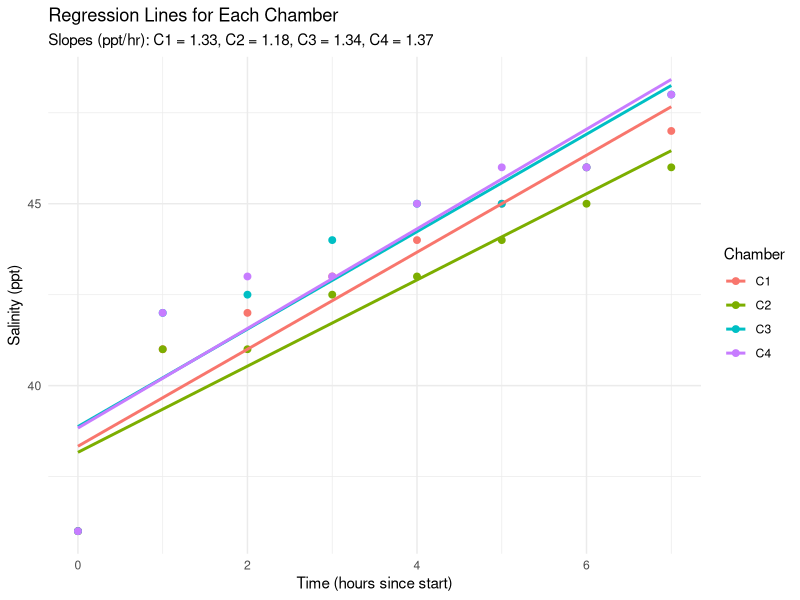

Generate this figure with R:

# Load necessary libraries
library(tidyverse)
library(ggplot2)
library(dplyr)

# Read CSV (ensure filename has no extra space)
data <- read.csv("PolypBailoutTEST2 .csv", stringsAsFactors = FALSE)

# Inspect column names and preview time values
print(colnames(data))
print(head(data$Polyp.A.Chambers))

# Convert time to POSIXct — assuming time is in "HH:MM" format
data$Time <- as.numeric(
  as.POSIXct(data$Polyp.A.Chambers, format = "%H:%M") -
    as.POSIXct(data$Polyp.A.Chambers[1], format = "%H:%M")
) / 3600  # convert from seconds to hours

# Reshape data to long format
long_data <- data %>%
  pivot_longer(cols = starts_with("C"), names_to = "Chamber", values_to = "Value")

# Calculate regression slopes for each chamber
slopes <- long_data %>%
  group_by(Chamber) %>%
  summarise(Slope = coef(lm(Value ~ Time))[2])

# Print slopes
print(slopes)

# Plot scatter with regression lines and slope info
ggplot(long_data, aes(x = Time, y = Value, color = Chamber)) +
  geom_point(size = 2) +
  geom_smooth(method = "lm", se = FALSE) +
  labs(
    title = "Regression Lines for Each Chamber",
    subtitle = paste("Slopes (ppt/hr):",
                     paste(slopes$Chamber, round(slopes$Slope, 2), sep = " = ", collapse = ", ")),
    x = "Time (hours since start)",
    y = "Salinity (ppt)"
  ) +
  theme_minimal()

